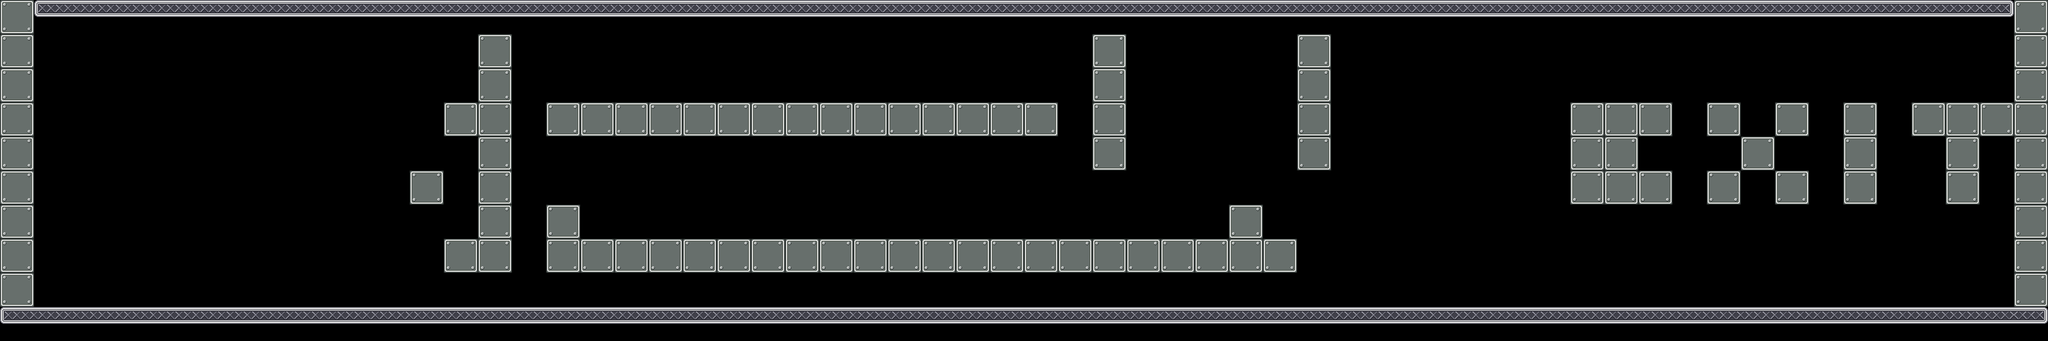

A level layout from a 2D game, rendered from its tile map. Below: a short description, then the map file with tile-grid data replaced by summaries:
An orthogonal 60x10 tile map with 64x64 px tiles, 1 tile layer (Calque de Tile 1), 17 tilesets and 44 objects.

<map version="1.0" orientation="orthogonal" width="60" height="10" tilewidth="64" tileheight="64">
 <tileset firstgid="1" name="mur" tilewidth="64" tileheight="64">
  <image source="data/mur.png" trans="ffffff" width="64" height="64" />
 </tileset>
 <tileset firstgid="2" name="sol" tilewidth="64" tileheight="64">
  <image source="data/sol.png" trans="ffffff" width="64" height="64" />
 </tileset>
 <tileset firstgid="3" name="alone" tilewidth="64" tileheight="64">
  <image source="data/alone.png" width="64" height="64" />
 </tileset>
 <tileset firstgid="4" name="left" tilewidth="64" tileheight="64">
  <image source="data/left.png" width="64" height="64" />
 </tileset>
 <tileset firstgid="5" name="mid" tilewidth="64" tileheight="64">
  <image source="data/mid.png" width="64" height="64" />
 </tileset>
 <tileset firstgid="6" name="right" tilewidth="64" tileheight="64">
  <image source="data/right.png" width="64" height="64" />
 </tileset>
 <tileset firstgid="7" name="portebas" tilewidth="64" tileheight="64">
  <image source="data/portebas.png" width="64" height="64" />
 </tileset>
 <tileset firstgid="8" name="portehaut" tilewidth="64" tileheight="64">
  <image source="data/portehaut.png" width="64" height="64" />
 </tileset>
 <tileset firstgid="9" name="fin" tilewidth="192" tileheight="128">
  <image source="data/fin.png" width="192" height="128" />
 </tileset>
 <tileset firstgid="10" name="citerne" tilewidth="418" tileheight="632">
  <tileoffset x="0" y="632" />
  <image source="data/citerne.png" width="418" height="632" />
 </tileset>
 <tileset firstgid="11" name="container1" tilewidth="610" tileheight="276">
  <tileoffset x="0" y="195" />
  <image source="data/container1.png" width="610" height="276" />
 </tileset>
 <tileset firstgid="12" name="container2" tilewidth="480" tileheight="330">
  <tileoffset x="0" y="280" />
  <image source="data/container2.png" width="480" height="330" />
 </tileset>
 <tileset firstgid="13" name="cable1" tilewidth="77" tileheight="372">
  <tileoffset x="0" y="372" />
  <image source="data/cable1.png" width="77" height="372" />
 </tileset>
 <tileset firstgid="14" name="passerelle1" tilewidth="198" tileheight="342">
  <tileoffset x="0" y="342" />
  <image source="data/passerelle1.png" width="198" height="342" />
 </tileset>
 <tileset firstgid="15" name="passerelle2" tilewidth="122" tileheight="599">
  <tileoffset x="0" y="599" />
  <image source="data/passerelle2.png" width="122" height="599" />
 </tileset>
 <tileset firstgid="16" name="cable2" tilewidth="46" tileheight="243">
  <tileoffset x="0" y="243" />
  <image source="data/cable2.png" width="46" height="243" />
 </tileset>
 <tileset firstgid="17" name="mur2" tilewidth="64" tileheight="64">
  <image source="data/mur2.png" width="64" height="64" />
 </tileset>
 <layer name="Calque de Tile 1" width="60" height="10">
  <data>[600 cells, 214 non-empty, 5 distinct tile ids]</data>
 </layer>
 <objectgroup color="#00ff00" name="wall" width="60" height="10">
  <object x="0" y="0" width="64" height="576" />
  <object x="3776" y="0" width="64" height="576" />
  <object x="2048" y="64" width="64" height="256" />
  <object x="896" y="64" width="64" height="448" />
  <object x="2432" y="64" width="64" height="256" />
 </objectgroup>
 <objectgroup color="#0000ff" name="platform" width="60" height="10">
  <object x="0" y="576" width="3840" height="64" />
  <object x="64" y="0" width="3712" height="64" />
  <object x="2304" y="384" width="64" height="64" />
  <object x="1024" y="192" width="960" height="64" />
  <object x="1024" y="384" width="64" height="64" />
  <object x="1024" y="448" width="1408" height="64" />
  <object x="832" y="448" width="64" height="64" />
  <object x="768" y="320" width="64" height="64" />
  <object x="832" y="192" width="64" height="64" />
 </objectgroup>
 <objectgroup color="#ffffff" name="movable" width="60" height="10" />
 <objectgroup color="#ff6666" name="destroyable" width="60" height="10" />
 <objectgroup color="#ff0000" name="metalman" width="60" height="10">
  <object x="128" y="512" width="64" height="64" />
 </objectgroup>
 <objectgroup color="#ff0000" name="themagnet" width="60" height="10">
  <object x="256" y="512" width="64" height="64" />
 </objectgroup>
 <objectgroup color="#800000" name="generator" width="60" height="10" />
 <objectgroup color="#66ccff" name="switch" width="60" height="10" />
 <objectgroup color="#e6e6e6" name="metal" width="60" height="10" />
 <objectgroup color="#333333" name="gate" width="60" height="10">
  <object x="2432" y="320" width="64" height="64">
   <properties>
    <property name="animid" value="3" />
    <property name="closeid" value="1" />
    <property name="next" value="2" />
    <property name="type" value="DebutVH" />
   </properties>
  </object>
  <object x="1984" y="192" width="64" height="64">
   <properties>
    <property name="animid" value="2" />
    <property name="closeid" value="1" />
    <property name="openid" value="1" />
    <property name="type" value="HAloneD" />
   </properties>
  </object>
  <object x="960" y="192" width="64" height="64">
   <properties>
    <property name="animid" value="1" />
    <property name="closeid" value="2" />
    <property name="enabled" value="true" />
    <property name="openid" value="2" />
    <property name="type" value="HAloneG" />
   </properties>
  </object>
  <object x="2432" y="384" width="64" height="64">
   <properties>
    <property name="animid" value="4" />
    <property name="next" value="5" />
    <property name="prev" value="3" />
    <property name="type" value="MillieuVH" />
   </properties>
  </object>
  <object x="2432" y="448" width="64" height="64">
   <properties>
    <property name="animid" value="5" />
    <property name="next" value="6" />
    <property name="prev" value="4" />
    <property name="type" value="MillieuVH" />
   </properties>
  </object>
  <object x="2432" y="512" width="64" height="64">
   <properties>
    <property name="animid" value="6" />
    <property name="openid" value="1" />
    <property name="prev" value="5" />
    <property name="type" value="FinVH" />
   </properties>
  </object>
 </objectgroup>
 <objectgroup color="#004080" name="acid" width="60" height="10">
  <object x="1216" y="384" width="64" height="64">
   <properties>
    <property name="type" value="hm" />
   </properties>
  </object>
  <object x="1344" y="384" width="64" height="64">
   <properties>
    <property name="type" value="hm" />
   </properties>
  </object>
  <object x="1472" y="384" width="64" height="64">
   <properties>
    <property name="type" value="hm" />
   </properties>
  </object>
  <object x="1664" y="384" width="64" height="64">
   <properties>
    <property name="type" value="hm" />
   </properties>
  </object>
  <object x="1600" y="384" width="64" height="64">
   <properties>
    <property name="type" value="hm" />
   </properties>
  </object>
  <object x="1536" y="384" width="64" height="64">
   <properties>
    <property name="type" value="hm" />
   </properties>
  </object>
  <object x="1088" y="384" width="64" height="64">
   <properties>
    <property name="type" value="hg" />
   </properties>
  </object>
  <object x="1152" y="384" width="64" height="64">
   <properties>
    <property name="type" value="hm" />
   </properties>
  </object>
  <object x="2240" y="384" width="64" height="64">
   <properties>
    <property name="type" value="hd" />
   </properties>
  </object>
  <object x="1280" y="384" width="64" height="64">
   <properties>
    <property name="type" value="hm" />
   </properties>
  </object>
  </objectgroup>
 <objectgroup color="#ffff00" name="arc" width="60" height="10" />
 <objectgroup color="#ffff00" name="levelend" width="60" height="10">
  <!-- 1 objects omitted --></objectgroup>
 <objectgroup color="#800080" name="gateswitch" width="60" height="10">
  <!-- 2 objects omitted --></objectgroup>
</map>
<!-- 12 of 44 objects omitted -->
